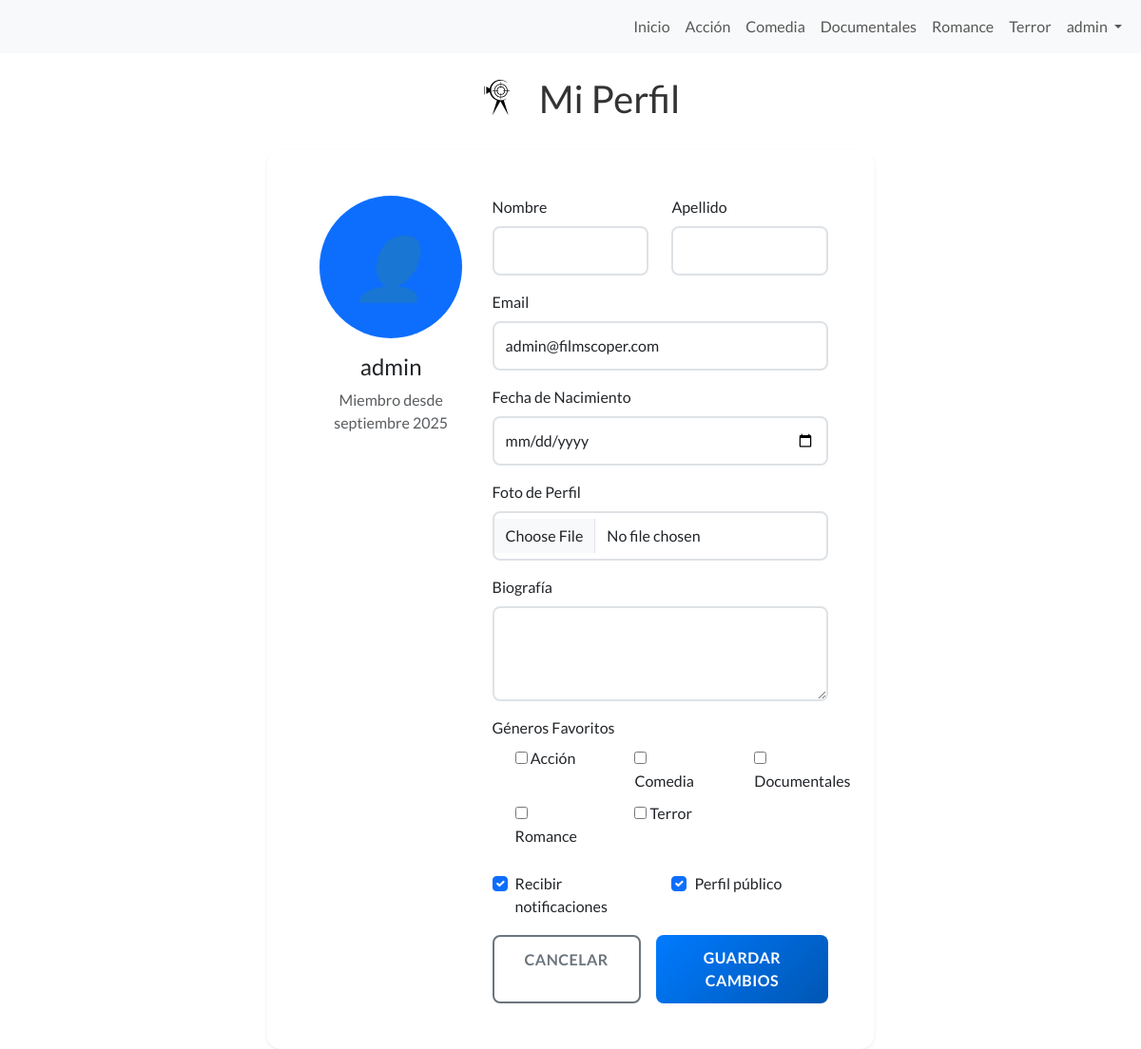
Page /perfil/ (signed in) on the earlier database version.
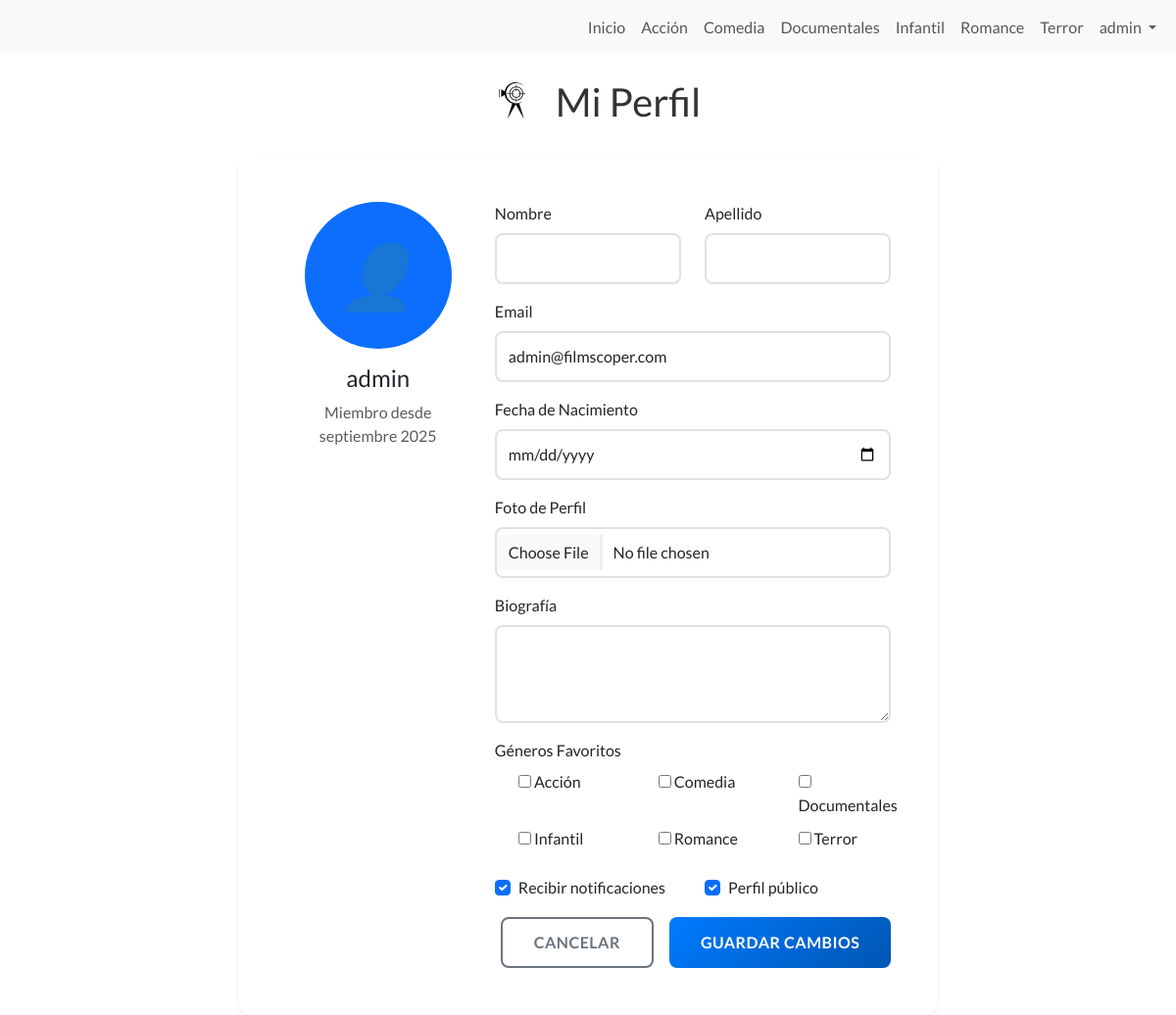
Same page on the later database version.
### core/models.py (models this page shows)
class Categoria(models.Model):
    nombre = models.CharField(max_length=50, unique=True)
    slug = models.SlugField(unique=True)
    descripcion = models.TextField(blank=True)
    class Meta:
        verbose_name = "Categoría"
        verbose_name_plural = "Categorías"
        ordering = ['nombre']
    def __str__(self):
        return self.nombre

### core/views.py (the view)
# urls.py: path('perfil/', views.perfil, name='perfil'),
@login_required
def perfil(request):
    try:
        perfil_usuario = request.user.perfil
    except PerfilUsuario.DoesNotExist:
        perfil_usuario = PerfilUsuario.objects.create(user=request.user)
    if request.method == 'POST':
        form = PerfilForm(request.POST, request.FILES, instance=perfil_usuario, user=request.user)
        if form.is_valid():
            form.save()
            messages.success(request, '¡Perfil actualizado exitosamente!')
            return redirect('core:perfil')
    else:
        form = PerfilForm(instance=perfil_usuario, user=request.user)
    return render(request, 'core/perfil.html', {'form': form, 'perfil': perfil_usuario})

### core/context_processors.py (called while the page is built)
def categorias_context(request):
    categorias = Categoria.objects.all().order_by('nombre')
    return {
        'categorias_nav': categorias
    }

### core/templates/core/perfil.html (shortened to what the changed rows need)
{% extends 'core/base.html' %}
{% load static %}
{% block content %}
<header>
    <h1>Mi Perfil</h1>
</header>
<main class="container-fluid">
    <div class="row justify-content-center">
        <div class="col-12 col-lg-8">
            <div class="card shadow-sm">
                <div class="card-body p-5">
                    <div class="row">
                        <div class="col-md-8">
                            <form method="post" enctype="multipart/form-data">
                                <div class="mb-3">
                                    <div class="row">
                                        {% for choice in form.generos_favoritos %}
                                            <div class="col-md-4 mb-2">
                                                <div class="form-check">
                                                    {{ choice.tag }}
                                                    <label class="form-check-label" for="{{ choice.id_for_label }}">
                                                        {{ choice.choice_label }}
                                                    </label>
                                                </div>
                                            </div>
                                        {% endfor %}
                                    </div>
                                </div>
                            </form>
                        </div>
                    </div>
                </div>
            </div>
        </div>
    </div>
</main>
{% endblock %}

### core/templates/core/base.html (shortened to what this page needs)
{% load static %}
<!DOCTYPE html>
<html lang="es">
<head>
    <link href="https://cdn.jsdelivr.net/npm/bootstrap@5.3.7/dist/css/bootstrap.min.css"
          rel="stylesheet"
>
    <link rel="stylesheet" href="https://cdn.jsdelivr.net/npm/sweetalert2@11/dist/sweetalert2.min.css">
    <link rel="stylesheet" href="{% static 'core/css/styles.css' %}">
</head>
<body>
    <nav class="navbar navbar-expand-sm bg-body-tertiary w-100 fixed-top">
        <div class="container-fluid">
            <div class="collapse navbar-collapse" id="navbarNav">
                <ul class="navbar-nav ms-auto">
                    <li class="nav-item">
                        <a class="nav-link {% if request.resolver_match.url_name == 'index' %}disabled{% endif %}" href="{% url 'core:index' %}">Inicio</a>
                    </li>
                    {% for categoria in categorias_nav %}
                        <li class="nav-item">
                            <a class="nav-link {% if request.resolver_match.kwargs.categoria_slug == categoria.slug or request.resolver_match.url_name == categoria.slug %}disabled{% endif %}"
                               href="{% url 'core:categoria' categoria.slug %}">{{ categoria.nombre }}</a>
                        </li>
                    {% endfor %}
                    <li class="nav-item dropdown">
                        <a class="nav-link dropdown-toggle" href="#" role="button" data-bs-toggle="dropdown" aria-expanded="false">
                            {% if user.is_authenticated %}
                                {{ user.first_name|default:user.username }}
                            {% else %}
                                Mi Cuenta
                            {% endif %}
                        </a>
                    </li>
                </ul>
            </div>
        </div>
    </nav>
    <main>
        {% block content %}
        {% endblock %}
    </main>
</body>
</html>

Differences in the rows shown:
added Categoria: nombre "Infantil", choice_label "Infantil"
